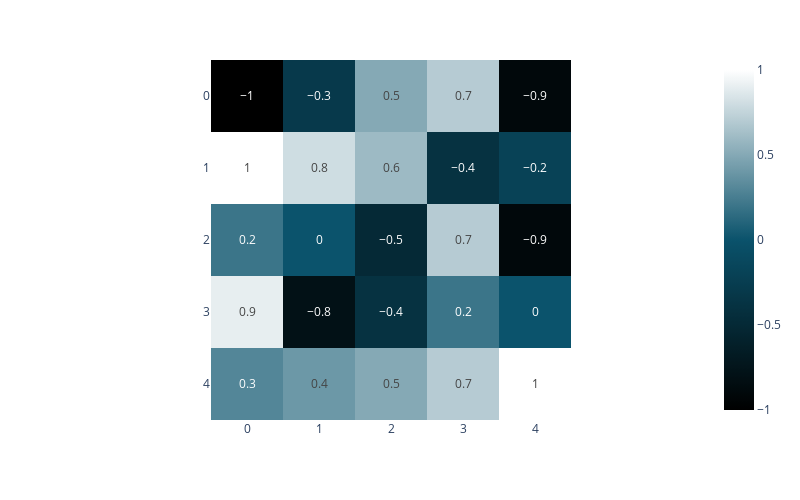

Here is the notebook cell this chart was saved with:
### Code cell
# Sequential color scheme not perfect in this case

corr = [[-1, -.3, .5, .7, -.9],
     [1, .8, .6, -.4, -.2],
     [.2, 0, -.5, .7, -.9],
     [.9, -.8, -.4, .2, 0],
     [.3, .4, .5, .7, 1]]

fig = px.imshow(corr, text_auto=True) 

fig.update_layout(
    width=800,
    height=500,
)

fig.show()

### Figure 1 — Plotly figure (JSON) as saved in the notebook; plotly's stock layout.template omitted (floating-point values rounded to 4 significant figures; data arrays with more than 128 entries replaced by an {"elided": "..."} marker saying what was removed)
{"data": [{"coloraxis": "coloraxis", "hovertemplate": "x: %{x}<br>y: %{y}<br>color: %{z}<extra></extra>", "name": "0", "texttemplate": "%{z}", "type": "heatmap", "xaxis": "x", "yaxis": "y", "z": [[-1, -0.3, 0.5, 0.7, -0.9], [1, 0.8, 0.6, -0.4, -0.2], [0.2, 0, -0.5, 0.7, -0.9], [0.9, -0.8, -0.4, 0.2, 0], [0.3, 0.4, 0.5, 0.7, 1]]}], "layout": {"coloraxis": {"colorscale": {"elided": "256x2 mixed values"}}, "height": 500, "margin": {"t": 60}, "width": 800, "xaxis": {"anchor": "y", "constrain": "domain", "domain": [0, 1], "scaleanchor": "y"}, "yaxis": {"anchor": "x", "autorange": "reversed", "constrain": "domain", "domain": [0, 1]}}}
